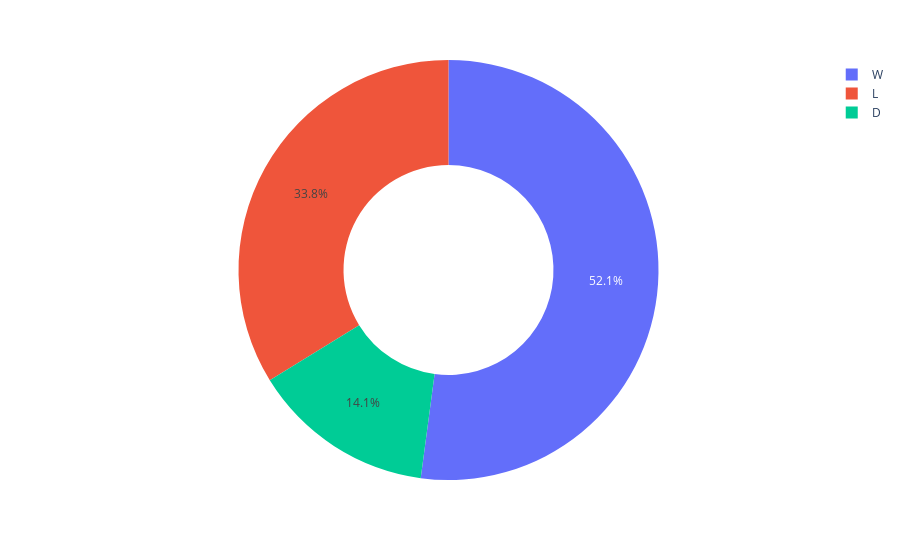

The code cell stored with this chart in its notebook:
### Code cell
px.pie(names=Arsenal2.index, values=Arsenal2.values, hole=0.5)

### Figure 1 — Plotly figure (JSON) as saved in the notebook; plotly's stock layout.template omitted (floating-point values rounded to 4 significant figures)
{"data": [{"domain": {"x": [0, 1], "y": [0, 1]}, "hole": 0.5, "hovertemplate": "label=%{label}<br>value=%{value}<extra></extra>", "labels": ["W", "L", "D"], "legendgroup": "", "name": "", "showlegend": true, "type": "pie", "values": [37, 24, 10]}], "layout": {"legend": {"tracegroupgap": 0}, "margin": {"t": 60}}}
